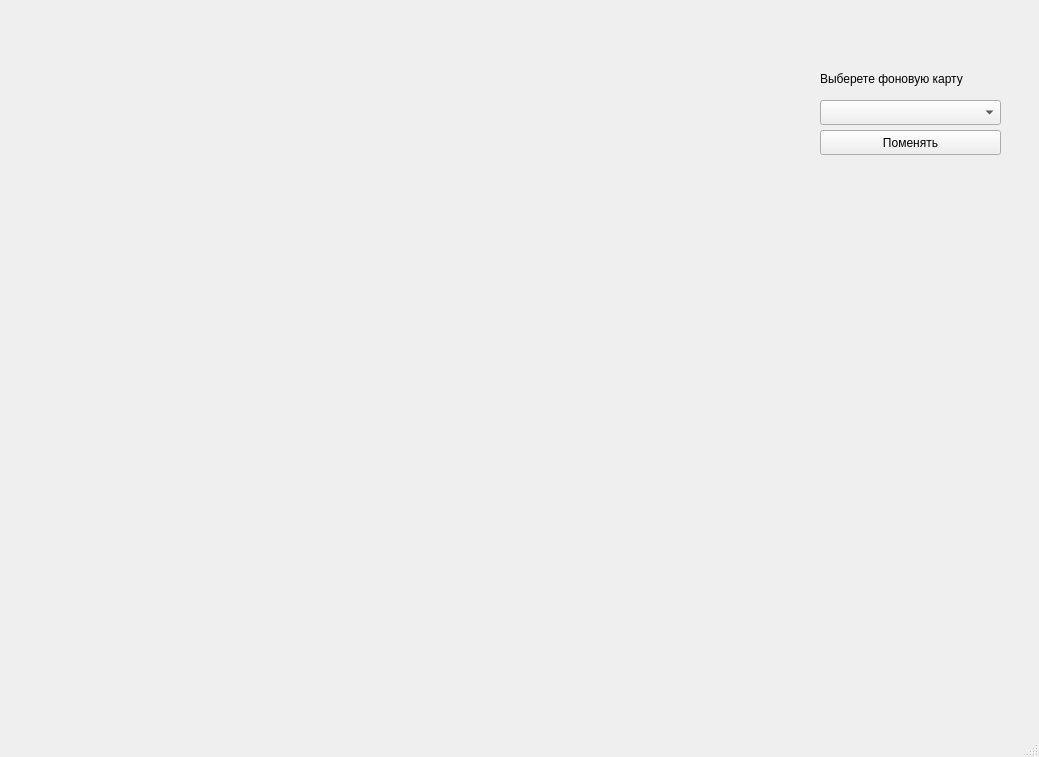
<?xml version="1.0" encoding="UTF-8"?>
<ui version="4.0">
 <class>MainWindow</class>
 <widget class="QMainWindow" name="MainWindow">
  <property name="geometry">
   <rect>
    <x>0</x>
    <y>0</y>
    <width>1039</width>
    <height>757</height>
   </rect>
  </property>
  <property name="windowTitle">
   <string>MainWindow</string>
  </property>
  <widget class="QWidget" name="centralwidget">
   <widget class="QWidget" name="gridLayoutWidget">
    <property name="geometry">
     <rect>
      <x>0</x>
      <y>0</y>
      <width>2</width>
      <height>2</height>
     </rect>
    </property>
    <layout class="QGridLayout" name="gridLayout"/>
   </widget>
   <widget class="QLabel" name="backgroundImage">
    <property name="geometry">
     <rect>
      <x>10</x>
      <y>70</y>
      <width>781</width>
      <height>631</height>
     </rect>
    </property>
    <property name="styleSheet">
     <string notr="true">.brd {
    border: 4px double black; /* Параметры границы */
    background: #fc3; /* Цвет фона */
    padding: 10px; /* Поля вокруг текста */
}
  </string>
    </property>
    <property name="text">
     <string/>
    </property>
    <property name="pixmap">
     <pixmap>data/images/background/example.jpg</pixmap>
    </property>
    <property name="scaledContents">
     <bool>true</bool>
    </property>
   </widget>
   <widget class="QPushButton" name="backImageChangeButton">
    <property name="geometry">
     <rect>
      <x>820</x>
      <y>130</y>
      <width>181</width>
      <height>25</height>
     </rect>
    </property>
    <property name="text">
     <string>Поменять</string>
    </property>
   </widget>
   <widget class="QLabel" name="chooseBackgroundImageLabel">
    <property name="geometry">
     <rect>
      <x>820</x>
      <y>70</y>
      <width>191</width>
      <height>17</height>
     </rect>
    </property>
    <property name="text">
     <string>Выберете фоновую карту</string>
    </property>
   </widget>
   <widget class="QComboBox" name="backImagecomboBox">
    <property name="geometry">
     <rect>
      <x>820</x>
      <y>100</y>
      <width>181</width>
      <height>25</height>
     </rect>
    </property>
   </widget>
  </widget>
  <widget class="QMenuBar" name="menubar">
   <property name="geometry">
    <rect>
     <x>0</x>
     <y>0</y>
     <width>1039</width>
     <height>22</height>
    </rect>
   </property>
  </widget>
  <widget class="QStatusBar" name="statusbar"/>
 </widget>
 <resources/>
 <connections/>
</ui>
